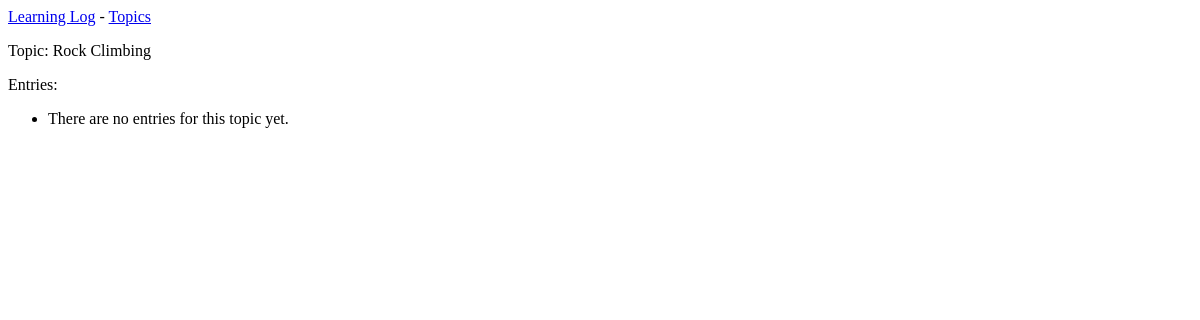
Before: /topics/2/ with the older database file.
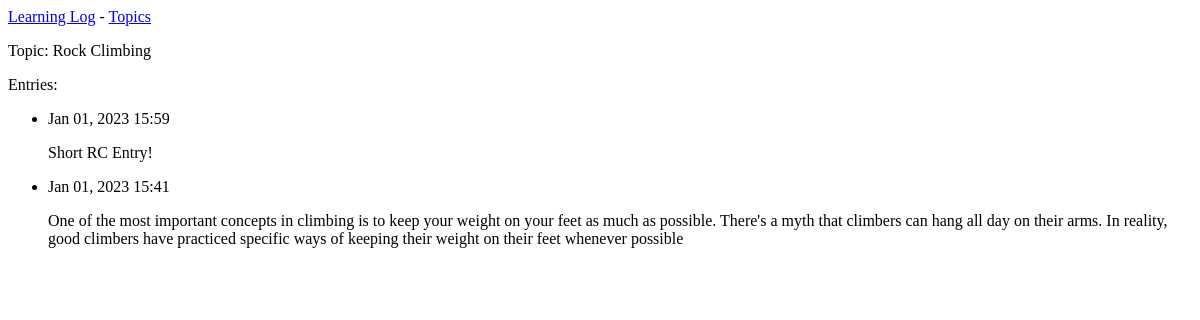
After: the same page with the newer database file.
### learning_logs/models.py (models this page shows, shortened)
class Topic(models.Model):
    text = models.CharField(max_length=200)
    date_added = models.DateTimeField(auto_now_add=True)
    def __str__(self):
        return self.text

class Entry(models.Model):
    topic = models.ForeignKey(Topic, on_delete=models.CASCADE)
    text = models.TextField()
    date_added = models.DateTimeField(auto_now_add=True)
    class Meta:
        verbose_name_plural = 'entries'

### learning_logs/views.py (the view)
# urls.py: path('topics/<int:topic_id>/', views.topic, name='topic'),
def topic(request, topic_id):
    topic = Topic.objects.get(id=topic_id)
    entries = topic.entry_set.order_by('-date_added')
    context = {'topic': topic, 'entries': entries}
    return render(request, 'learning_logs/topic.html', context)

### learning_logs/templates/learning_logs/topic.html
{% extends 'learning_logs/base.html' %}
{% block content %}
    <p>Topic: {{ topic }}</p>
    <p>Entries:</p>
    <ul>
    {% for entry in entries %}
        <li>
            <p>{{ entry.date_added|date:'M d, Y H:i' }}</p>
            <p>{{ entry.text|linebreaks }}</p>
        </li>
    {% empty %}
        <li>There are no entries for this topic yet.</li>
    {% endfor %}
    </ul>
{% endblock content %}

### learning_logs/templates/learning_logs/base.html
<p>
    <a href="{% url 'learning_logs:index' %}">Learning Log</a> -
    <a href="{% url 'learning_logs:topics' %}">Topics</a>
</p>
{% block content %}{% endblock content %}

Changed rows visible on the page:
added Entry: date_added "Jan 01, 2023 15:59", text "Short RC Entry!"
added Entry: date_added "Jan 01, 2023 15:41", text "One of the most important concepts in climbing is to keep your weight on your feet as much as possible. There's a myth that climbers can hang all day on their arms. In reality, good climbers have practiced specific ways of keeping their weight on their feet whenever possible"
Other visible differences:
text no longer shown: "There are no entries for this topic yet."
